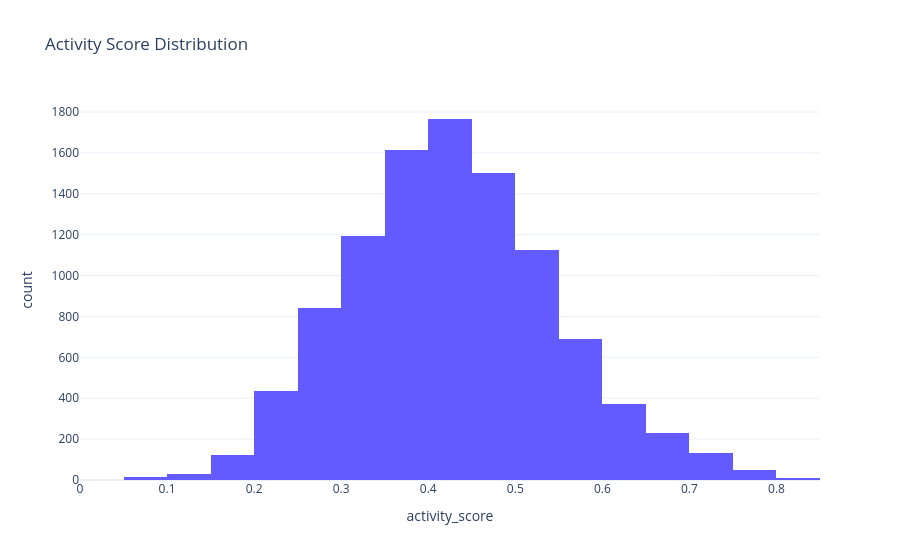

Write notebook code for a chart like this one.
### Code cell
fig = px.histogram(df, x='activity_score', nbins=40, color_discrete_sequence=[PRIMARY],
                   template=TEMPLATE, title='Activity Score Distribution')
fig.show()

### Figure 1 — Plotly figure (JSON) as saved in the notebook; plotly's stock layout.template omitted (floating-point values rounded to 4 significant figures; data arrays with more than 128 entries replaced by an {"elided": "..."} marker saying what was removed)
{"data": [{"bingroup": "x", "hovertemplate": "activity_score=%{x}<br>count=%{y}<extra></extra>", "legendgroup": "", "marker": {"color": "#635BFF", "pattern": {"shape": ""}}, "name": "", "nbinsx": 40, "orientation": "v", "showlegend": false, "type": "histogram", "x": {"elided": "10127 float values"}, "xaxis": "x", "yaxis": "y"}], "layout": {"barmode": "relative", "legend": {"tracegroupgap": 0}, "title": {"text": "Activity Score Distribution"}, "xaxis": {"anchor": "y", "domain": [0.0, 1.0], "title": {"text": "activity_score"}}, "yaxis": {"anchor": "x", "domain": [0.0, 1.0], "title": {"text": "count"}}}}
